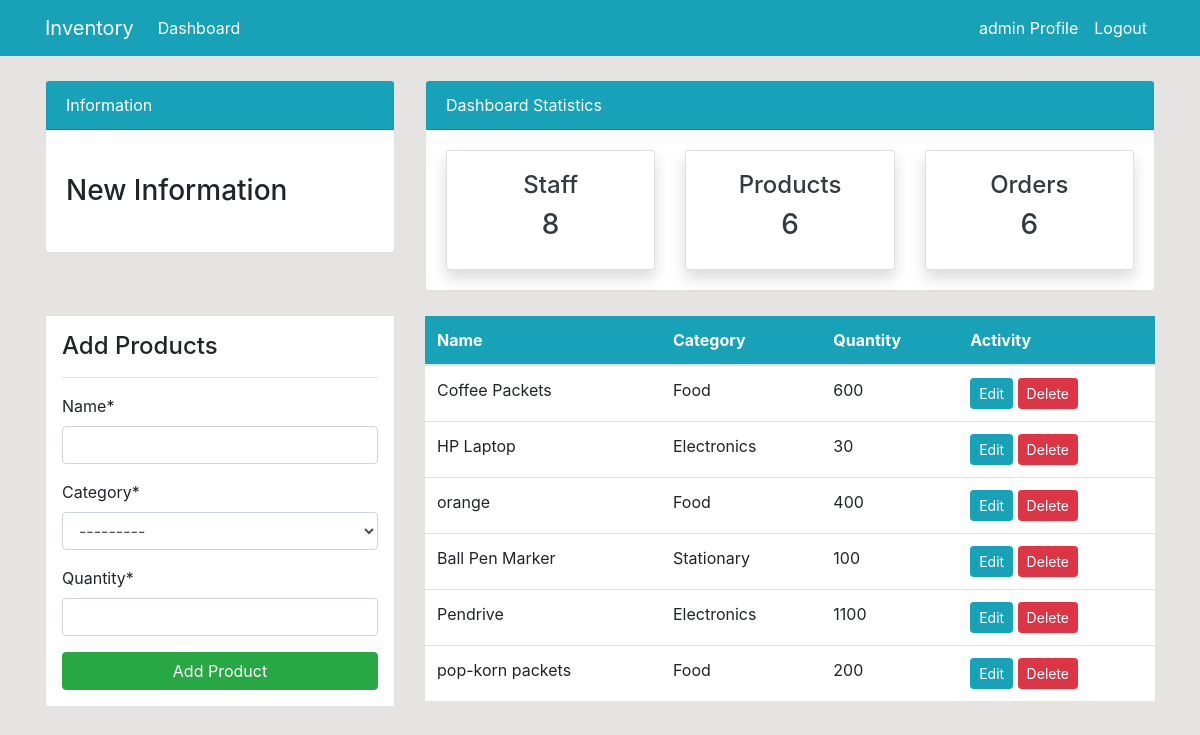
The app's page /product/ (signed in) with its own data.
### Inventoryapp/models.py (models this page shows, shortened)
class Product(models.Model):
    name = models.CharField(max_length=100, null=True)
    category = models.CharField(max_length=20, choices=CATEGORY, null=True)
    quantity = models.PositiveIntegerField(null=True)
    class Meta:
        verbose_name_plural = 'Product'

### Inventoryapp/views.py (the view)
# urls.py: path('product/', views.product, name='dashboard-products'),
@login_required(login_url='user-login')
def product(request):
    items = Product.objects.all() #Using ORM
    product_count = items.count()
    workers_count = User.objects.all().count()
    order_count = Order.objects.all().count()
    if request.method == 'POST':
        form = ProductForm(request.POST)
        if form.is_valid():
            form.save()
            product_name = form.cleaned_data.get('name')
            messages.success(request, f'{product_name} has been added.')
            return redirect('dashboard-products')
    else:
        form = ProductForm()
    context = {
        'items': items,
        'form' : form,
        'workers_count' : workers_count,
        'product_count' : product_count,
        'order_count' :order_count,
    }
    return render(request, 'dashboard/products.html', context)

### Inventoryapp/forms.py
class ProductForm(forms.ModelForm):
    class Meta:
        model = Product
        fields = ['name', 'category', 'quantity']

### templates/dashboard/products.html (shortened to what this page needs)
{% extends 'partials/base.html' %}
{% load crispy_forms_tags %}
{% block content %}
{% include 'partials/topnav.html'  %}
<div class="container">
    <div class="row my-4">
        <div class="col-md-4">
            <div class="border bg-white p-3">
                <h4>Add Products</h4>
                <hr>
                <form method="POST">
                    {{ form|crispy }}
                    <input class="btn btn-success btn-block" type="submit" value="Add Product">
                </form>
            </div>
        </div>
        <div class="col-md-8">
            <table class="table bg-white">
                <thead class="bg-info">
                    <tr class="text-white">
                        <th scope="col">Name</th>
                        <th scope="col">Category</th>
                        <th scope="col">Quantity</th>
                        <th scope="col">Activity</th>
                    </tr>
                </thead>
                <tbody>
                    {% for i in items %}
                        <tr>
                            <td>{{ i.name }}</td>
                            <td>{{ i.category }}</td>
                            <td>{{ i.quantity }}</td>
                            <td>
                                <a class="btn btn-info btn-sm" href="{% url 'dashboard-products-update' i.id %}">Edit</a>
                                <a class="btn btn-danger btn-sm" href="{% url 'dashboard-products-delete' i.id %}">Delete</a>
                            </td>
                        </tr>
                    {% endfor %}
                </tbody>
            </table>
        </div>
    </div>
</div>
{% endblock %}

### templates/partials/nav.html (shortened to what this page needs)
<nav class="navbar navbar-expand-lg navbar-info bg-info">
    <div class="container">
        {% if user.is_authenticated %}
            <a class="navbar-brand text-white" href="{% url 'dashboard-index' %}">Inventory</a>
            <div class="collapse navbar-collapse" id="navbarSupportedContent">
                <ul class="navbar-nav mr-auto">
                    <li class="nav-item active">
                        <a class="nav-link text-white" href="{% url 'dashboard-index' %}">Dashboard </a>
                    </li>
                </ul>
                <ul class="navbar-nav ml-auto">
                    <li class="nav-item active">
                        <a class="nav-link text-white" href="{% url 'user-profile' %}">{{user.username}} Profile
                            <span class="sr-only">(current)</span></a>
                    </li>
                    <li class="nav-item">
                        <a class="nav-link text-white" href="{% url 'user-logout' %}">Logout</a>
                    </li>
                </ul>
            </div>
        {% endif %}
    </div>
</nav>

### static/style.css (style rules this page uses)
body { background: rgb(230, 227, 227); }

### records on screen
Product: name "Coffee Packets", category "Food", quantity "600"
Product: name "HP Laptop", category "Electronics", quantity "30"
Product: name "orange", category "Food", quantity "400"
Product: name "Ball Pen Marker", category "Stationary", quantity "100"
Product: name "Pendrive", category "Electronics", quantity "1100"
Product: name "pop-korn packets", category "Food", quantity "200"

### other values on screen
{{ user.username }} "admin"
{{ workers_count }} "8"
{{ product_count }} "6"
{{ order_count }} "6"
